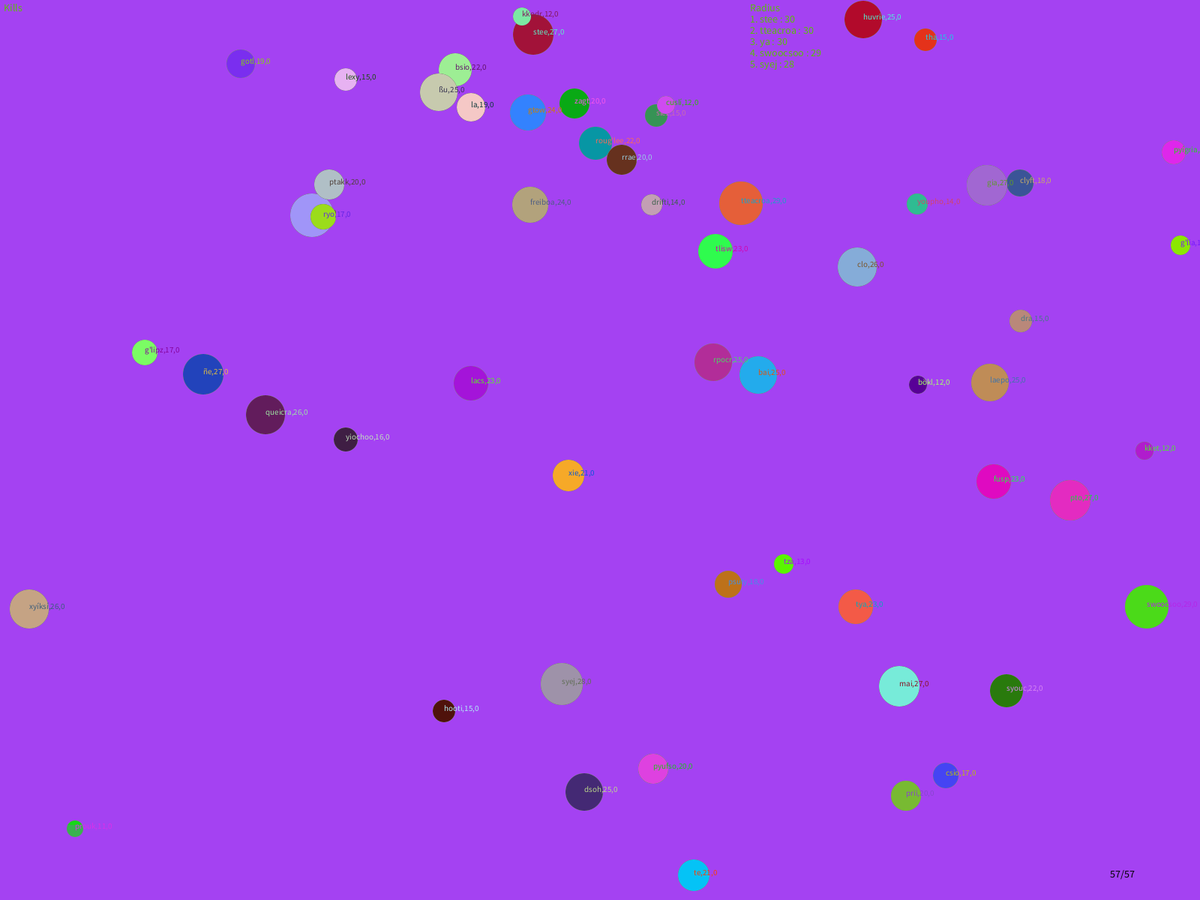
Frame 1 (no input)
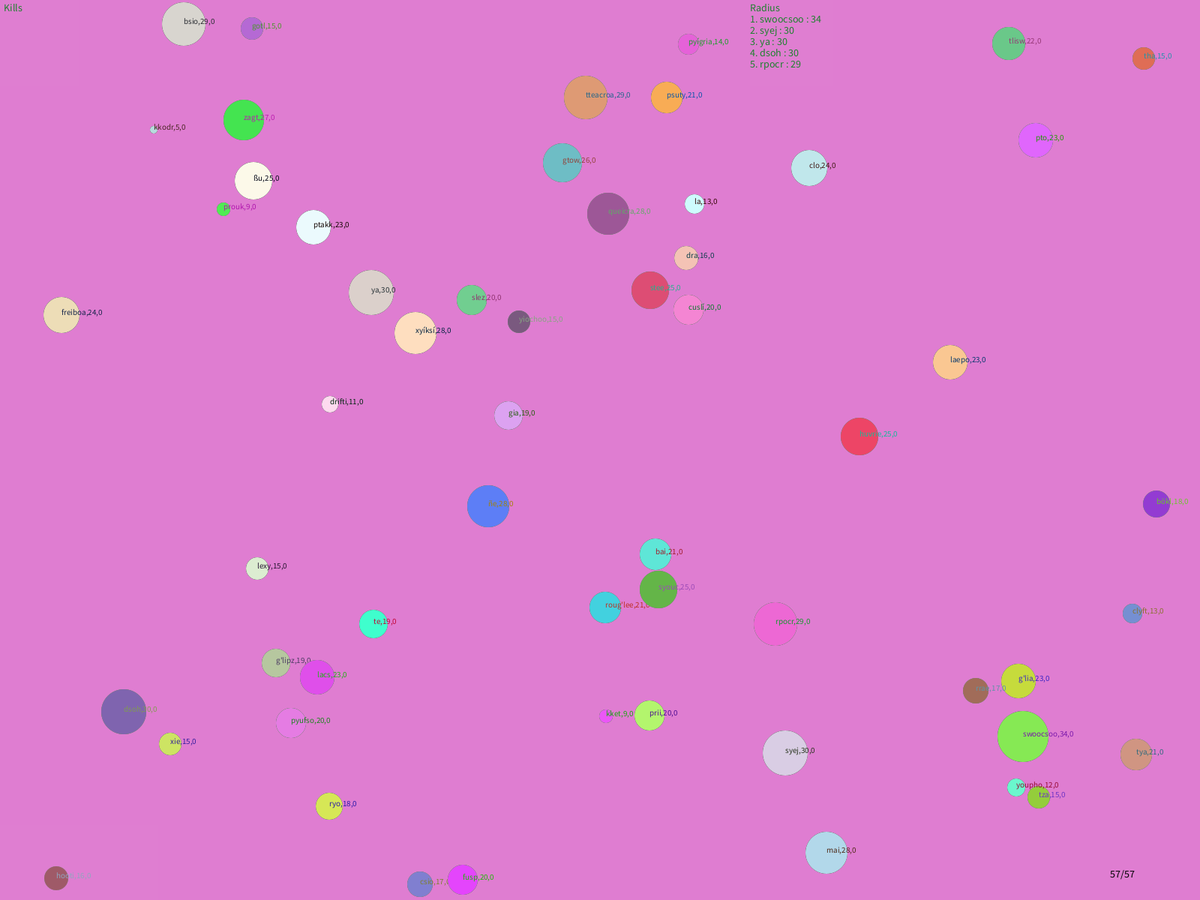
Frame 60 (the mouse pressed at the canvas centre just before this capture)
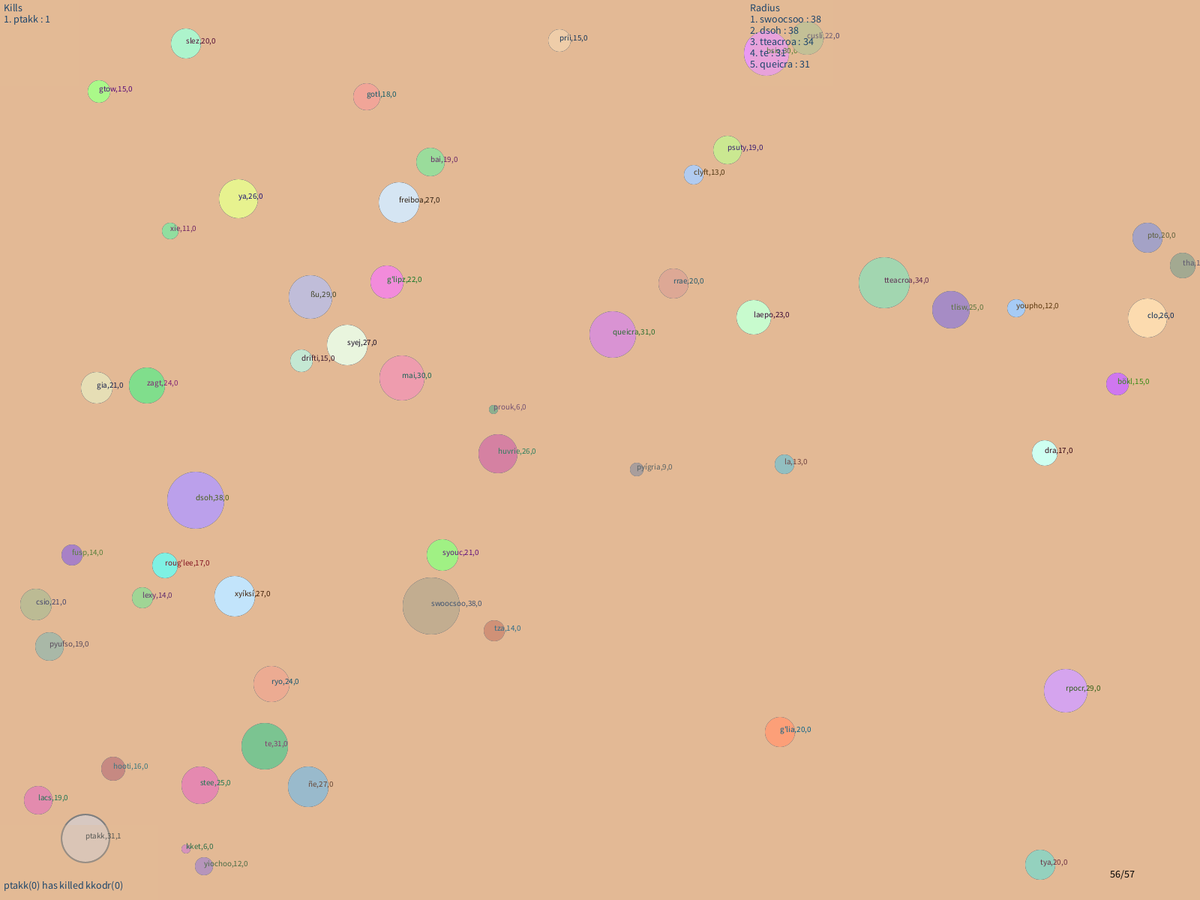
Frame 120 (the mouse held since frame 60 and released just before this capture)

The Processing sketch that drew these frames (run headless with seeded random() and noise(); from frame 60 on, the mouse is pressed at the canvas centre):

// Processing sketch: GeneralizedScreensaver
// ── GeneralizedScreensaver.pde
//ball variables
//int[][] p = {{0, 0}, {0, 0}, {0, 0}, {0, 0}, {0, 0},/*5*/ {0, 0}, {0, 0}, {0, 0}, {0, 0}, {0, 0},/*10*/ {0, 0}, {0, 0}, {0, 0}, {0, 0}, {0, 0}, /*15*/{0, 0}, {0, 0}, {0, 0}, {0, 0}, {0, 0},/*20*/ {0, 0}, {0, 0}, {0, 0}, {0, 0}, {0, 0}, /*25*/{0, 0}, {0, 0}, {0, 0}, {0, 0}, {0, 0}, /*30*/{0, 0}, {0, 0}, {0, 0}, {0, 0}, {0, 0},/*35*/ {0, 0}, {0, 0}, {0, 0}, {0, 0}, {0, 0}/*40*/};
/*int[][] v = {{1, 1}, {1, 1}, {1, 1}, {1, 1}, {1, 1}, {1, 1}, {1, 1}, {1, 1}, {1, 1}, {1, 1}, {1, 1}, {1, 1}, {1, 1}, {1, 1}, {1, 1}, {1, 1}, {1, 1}, {1, 1}, {1, 1}, {1, 1}, {1, 1}, {1, 1}, {1, 1}, {1, 1}, {1, 1}, {1, 1}, {1, 1}, {1, 1}, {1, 1}, {1, 1}, {1, 1}, {1, 1}, {1, 1}, {1, 1}, {1, 1}, {1, 1}, {1, 1}, {1, 1}, {1, 1}, {1, 1}};
int[][] nv = {{1, 1}, {1, 1}, {1, 1}, {1, 1}, {1, 1}, {1, 1}, {1, 1}, {1, 1}, {1, 1}, {1, 1}, {1, 1}, {1, 1}, {1, 1}, {1, 1}, {1, 1}, {1, 1}, {1, 1}, {1, 1}, {1, 1}, {1, 1}, {1, 1}, {1, 1}, {1, 1}, {1, 1}, {1, 1}, {1, 1}, {1, 1}, {1, 1}, {1, 1}, {1, 1}, {1, 1}, {1, 1}, {1, 1}, {1, 1}, {1, 1}, {1, 1}, {1, 1}, {1, 1}, {1, 1}, {1, 1}};
int[][] cv = {{1, 1, 1}, {1, 1, 1}, {1, 1, 1}, {1, 1, 1}, {1, 1, 1}, {1, 1, 1}, {1, 1, 1}, {1, 1, 1}, {1, 1, 1}, {1, 1, 1}, {1, 1, 1}, {1, 1, 1}, {1, 1, 1}, {1, 1, 1}, {1, 1, 1}, {1, 1, 1}, {1, 1, 1}, {1, 1, 1}, {1, 1, 1}, {1, 1, 1}, {1, 1, 1}, {1, 1, 1}, {1, 1, 1}, {1, 1, 1}, {1, 1, 1}, {1, 1, 1}, {1, 1, 1}, {1, 1, 1}, {1, 1, 1}, {1, 1, 1}, {1, 1, 1}, {1, 1, 1}, {1, 1, 1}, {1, 1, 1}, {1, 1, 1}, {1, 1, 1}, {1, 1, 1}, {1, 1, 1}, {1, 1, 1}, {1, 1, 1}};
int[][] c = {{0, 0, 0}, {0, 0, 0}, {0, 0, 0}, {0, 0, 0}, {0, 0, 0}, {0, 0, 0}, {0, 0, 0}, {0, 0, 0}, {0, 0, 0}, {0, 0, 0}, {0, 0, 0}, {0, 0, 0}, {0, 0, 0}, {0, 0, 0}, {0, 0, 0}, {0, 0, 0}, {0, 0, 0}, {0, 0, 0}, {0, 0, 0}, {0, 0, 0}, {0, 0, 0}, {0, 0, 0}, {0, 0, 0}, {0, 0, 0}, {0, 0, 0}, {0, 0, 0}, {0, 0, 0}, {0, 0, 0}, {0, 0, 0}, {0, 0, 0}, {0, 0, 0}, {0, 0, 0}, {0, 0, 0}, {0, 0, 0}, {0, 0, 0}, {0, 0, 0}, {0, 0, 0}, {0, 0, 0}, {0, 0, 0}, {0, 0, 0}};
int[] m = {0, 0, 0, 0, 0, 0, 0, 0, 0, 0, 0, 0, 0, 0, 0, 0, 0, 0, 0, 0, 0, 0, 0, 0, 0, 0, 0, 0, 0, 0, 0, 0, 0, 0, 0, 0, 0, 0, 0, 0};
int[] r = {0, 0, 0, 0, 0, 0, 0, 0, 0, 0, 0, 0, 0, 0, 0, 0, 0, 0, 0, 0, 0, 0, 0, 0, 0, 0, 0, 0, 0, 0, 0, 0, 0, 0, 0, 0, 0, 0, 0, 0};
int[] kills = {0, 0, 0, 0, 0, 0, 0, 0, 0, 0, 0, 0, 0, 0, 0, 0, 0, 0, 0, 0, 0, 0, 0, 0, 0, 0, 0, 0, 0, 0, 0, 0, 0, 0, 0, 0, 0, 0, 0, 0};
int[] karma = {0, 0, 0, 0, 0, 0, 0, 0, 0, 0, 0, 0, 0, 0, 0, 0, 0, 0, 0, 0, 0, 0, 0, 0, 0, 0, 0, 0, 0, 0, 0, 0, 0, 0, 0, 0, 0, 0, 0, 0};
String[] names = {"","","","","","","","","","","","","","","","","","","","","","","","","","","","","","","","","","","","","","","",""};
*/
ArrayList<Ball> Balls = new ArrayList<Ball>();
//background
int[] bv = {1, 1, 1};
int[] b = {int(random(255)), int(random(255)), int(random(255))};
//other
String[] vowels = {"a", "a", "a", "e", "e","e","i","i","o","o","o","u","u","y","ae","ai","ee","ea","ei","ia","ie","ii","io","oa","oo","ou","í","ö", "ø" };
String[] consonants = {"b","c","d","f","g","h","j","k","l","m","n","p","qu","r","s","t","v","w","x","y","z","br","bs","cr","ch","cs","cl","dr","ds","fr","ft","fs","cl","gr","cl","gs","gt","kl","ks","nt","pr","ps","pt","ph","pz","py","rr","rt","ry","rp","st","ss","sp","sl","sy","sw","tr","tt","tl","tz","ty","th","vr","wr","xy","g'l","kk","t","b","r","c","s","ps","pt","nn","p","ñ","ç","ß"};
int dir = 1;
int start = 0;
int end = 60;
int boardlen = 5;
StringList events = new StringList();
int speedcoef = 15;
void setup() {
  fullScreen();
  //size(1920,1080);
  int change = int(random(-6, 6));
  print(change);
  end += change;
  if (end < 2) end = 2;
  if (Balls.isEmpty()) Balls.add(new Ball());
  for (int i = Balls.size(); i < end; i++){
    Balls.add(new Ball());
  }
  for (int i = 0; i < Balls.size(); i++){
    Balls.get(i).reset();
  }
  //if (end > p.length) end = p.length;
  //for (int i = 0; i < end; i++){
  //  if (Balls.get(i).kills != 0) {
  //    Balls.get(i).karma += 1;
  //    Balls.get(i).kills -= 1;
  //  } else {
  //    Balls.get(i).p[0] = int(random(Balls.get(i).r, width-Balls.get(i).r));
  //    Balls.get(i).p[1] = int(random(Balls.get(i).r, height-Balls.get(i).r));
  //    Balls.get(i).c[0] = int(random(255));
  //    Balls.get(i).c[1] = int(random(255));
  //    Balls.get(i).c[2] = int(random(255));
  //    //Balls.get(i).m = int(random(9))+1;
  //    Balls.get(i).m = 1;
  //    Balls.get(i).name = "";
  //    int nl = int(random(2, 5));
  //    for (int j = 0; j < nl; j++){
  //      Balls.get(i).name += j%2==0?consonants[int(random(consonants.length))] : vowels[int(random(vowels.length))];;
  //    }
  //  }
  //  Balls.get(i).r = 20 + int(random(-10, 10)) + Balls.get(i).karma;
    
  //}
  //rectMode(CENTER);
  events.clear();
  background(b[0], b[1], b[2]);
}

void draw() {
  background(b[0], b[1], b[2]);
  //noStroke();
  massRot();
  //nv = v;
  for (Ball i : Balls){
    i.nv = i.v;
  }
  dir = -dir;
  start = dir == 1 ? 0 : end - 1;
  if(count() == 1) setup();
  textSize(11);
  for (int i = start; dir == 1 ? i < end : i > -1; i+=dir){
    float[] v = mathforconvertingradianstoaunitvector(Balls.get(i).v);
    if (Balls.get(i).r > 0){
      noStroke();
      fill(255-b[0], 255-b[1], 255-b[2], 128);
      ellipse(Balls.get(i).p[0], Balls.get(i).p[1], (Balls.get(i).r+Balls.get(i).kills*2+Balls.get(i).karma*2)*2, (Balls.get(i).r+Balls.get(i).kills*2+Balls.get(i).karma*2)*2);
      fill(255-Balls.get(i).c[0], 255-Balls.get(i).c[1], 255-Balls.get(i).c[2]);
      ellipse(Balls.get(i).p[0], Balls.get(i).p[1], (Balls.get(i).r+Balls.get(i).karma*2)*2, (Balls.get(i).r+Balls.get(i).karma*2)*2);
      //stroke(0);
      fill(Balls.get(i).c[0], Balls.get(i).c[1], Balls.get(i).c[2]);
      ellipse(Balls.get(i).p[0], Balls.get(i).p[1], Balls.get(i).r*2, Balls.get(i).r*2);
      fill(0);
      fill(255-Balls.get(i).c[0], 255-Balls.get(i).c[1], 255-Balls.get(i).c[2]);
      if (Balls.get(i).r != 0) text(Balls.get(i).name+","+Balls.get(i).r+","+Balls.get(i).kills, Balls.get(i).p[0], Balls.get(i).p[1]);
      Balls.get(i).m = Balls.get(i).kills*speedcoef + speedcoef;
      for (int j = start; dir == 1 ? j < end : j > -1; j+=dir){
        if (j != i && Balls.get(j).r != 0) {
          Balls.get(i).bounce(Balls.get(j));
          colorBounce(i, j);
        }
      }
      Balls.get(i).v = Balls.get(i).nv;
      v = mathforconvertingradianstoaunitvector(Balls.get(i).v);
      if (Balls.get(i).p[0]+Balls.get(i).r +v[0]*Balls.get(i).m > width){ 
       v[0] = -abs(v[0]);
        //Balls.get(i).m = int(random(2)*Balls.get(i).m+1);
        //Balls.get(i).m++;
      }
      if (Balls.get(i).p[0]-Balls.get(i).r +v[0]*Balls.get(i).m < 0){ 
       v[0] = abs(v[0]);
        //Balls.get(i).m = int(random(2)*Balls.get(i).m+1);
        //Balls.get(i).m++;
      }
      if (Balls.get(i).p[1]+Balls.get(i).r +v[1]*Balls.get(i).m > height){ 
       v[1] = -abs(v[1]);
        //Balls.get(i).m = int(random(2)*Balls.get(i).m+1);
        //Balls.get(i).m++;
      }
      if (Balls.get(i).p[1]-Balls.get(i).r +v[1]*Balls.get(i).m < 0){ 
       v[1] = abs(v[1]);
        //Balls.get(i).m = int(random(2)*Balls.get(i).m+1);
        //Balls.get(i).m++;
      }
    if (Balls.get(i).c[0] + Balls.get(i).cv[0] > 255) Balls.get(i).cv[0] = -1;
    if (Balls.get(i).c[0] + Balls.get(i).cv[0] < 0) Balls.get(i).cv[0] = 1;
    if (Balls.get(i).c[1] + Balls.get(i).cv[1] > 255) Balls.get(i).cv[1] = -1;
    if (Balls.get(i).c[1] + Balls.get(i).cv[1] < 0) Balls.get(i).cv[1] = 1;
    if (Balls.get(i).c[2] + Balls.get(i).cv[2] > 255) Balls.get(i).cv[2] = -1;
    if (Balls.get(i).c[2] + Balls.get(i).cv[2] < 0) Balls.get(i).cv[2] = 1;
    Balls.get(i).p[0] +=v[0]*Balls.get(i).m;
    Balls.get(i).p[1] +=v[1]*Balls.get(i).m;
    Balls.get(i).c[0] += Balls.get(i).cv[0];
    Balls.get(i).c[1] += Balls.get(i).cv[1];
    Balls.get(i).c[2] += Balls.get(i).cv[2];
    }  
    Balls.get(i).v = unitvectortoradians(v);
  }
  if (b[0] + bv[0] > 255) bv[0] = -1;
  if (b[0] + bv[0] < 0) bv[0] = 1;
  if (b[1] + bv[1] > 255) bv[1] = -1;
  if (b[1] + bv[1] < 0) bv[1] = 1;
  if (b[2] + bv[2] > 255) bv[2] = -1;
  if (b[2] + bv[2] < 0) bv[2] = 1;
  b[0] += bv[0];
  b[1] += bv[1];
  b[2] += bv[2];
  fill(b[0], b[1], b[2], 64);
  rect(0,0, 105, 115);
  rect(1000, 0, 110, 115);
  rect(1800, 0, 190, 115);
  rect(0,height, 210, -100);
  rect(1790,height-15,60, -40); 
  fill(0);
  textSize(14);
  text(count()+"/"+end, width-120, height-30);
  fill(255-b[0], 255-b[1], 255-b[2]);
  String[] killcount = rank("kills", boardlen);
  text("Kills", 5, 15);
  for(int i = 0; i < boardlen; i++) text(killcount[i], 5, 30+i*15);
  String[] sizecount = rank("r", boardlen);
  text("Radius", 1000, 15);
  for(int i = 0; i < boardlen; i++) text(sizecount[i], 1000, 30+i*15);
  text("Karma", 1800, 15);
  String[] speedcount = rank("karma", boardlen);
  for(int i = 0; i < boardlen; i++) text(speedcount[i], 1800, 30+i*15);
  for (int i = events.size(); i > 0; i--){
    text(events.get(i-1), 5, height-15*(events.size()+1-i));
  }
}

//void bounce(int b1, int b2){
//  if (dist(p[b2][0]+v[b2][0]*m[b2], p[b2][1]+v[b2][1]*m[b2], p[b1][0]+v[b1][0]*m[b1], p[b1][1]+v[b1][1]*m[b1]) < r[b1]+r[b2]){
//    int rand1 = int(sqrt(int(random(r[b1]))));
//    int rand2 = int(sqrt(int(random(r[b2]))));
//    int steal = abs(rand1-rand2);
//    if (r[b2] < int(sqrt(r[b1]))) steal = r[b2];
//    if (r[b2] > 0){
//      for (int i = 1; r[b2] > 0 && i <= steal; i++){
//        r[b1]++;
//        r[b2]--;
//      }
//      if (r[b2] <= 0){
//        events.append(names[b1] +"("+kills[b1]+ ") has killed " + names[b2]+"("+kills[b2]+")");
//        if(events.size()>boardlen) events.remove(0);
//          kills[b1]++;
//      }    
//      double eaten = (p[b2][0]+v[b2][0]*m[b2]-p[b1][0]+v[b1][0]*m[b1]) == 0 ? 0:atan((p[b2][1]+v[b2][1]*m[b2]-p[b1][1]+v[b1][1]*m[b1])/(p[b2][0]+v[b2][0]*m[b2]-p[b1][0]+v[b1][0]*m[b1]));
//      if (eaten < - PI/3) {
//        nv[b1][1] = -v[b1][1];
//      } else if (eaten < -PI / 6) {
//        nv[b1][1] = -v[b1][1];
//        nv[b1][0] = -v[b1][0];
//      }else if (eaten < PI/6){
//        nv[b1][0] = -v[b1][0];
//      } else if (eaten < PI/3){
//        nv[b1][1] = -v[b1][1];
//        nv[b1][0] = -v[b1][0];
//      } else {
//        nv[b1][1] = -v[b1][1];
//      }
//      //m[b1] = int(random(1, 2)*m[b1]+1);
//      //m[b1]++;
//    }
//  }
//}
void colorBounce(int c1, int c2){
  if (Balls.get(c1).c[0] == Balls.get(c2).c[0] && Balls.get(c1).c[1] == Balls.get(c2).c[1] && Balls.get(c1).c[2] == Balls.get(c2).c[2]){
    for(int i = 0; i < 3; i++){
      if(Balls.get(c1).cv[i] != Balls.get(c2).cv[i]){
        Balls.get(c1).cv[i] = -Balls.get(c1).cv[i];
      }
    }
  }
}

//int[] rotateU(int[] source){
//  int[] nw = new int[end];
//  for (int i = 0; i < end; i++){
//    nw[(i+1)%(end)] = source[i];
//  }
//  return nw;
//}
//int[][] rotateN(int[][] source){
//  int[][] nw = new int[end][source[0].length];
//  for (int i = 0; i < end; i++){
//    nw[(i+1)%(end)] = source[i];
//  }
//  return nw;
//}

//String[] rotateS(String[] source){
//  String[] nw = new String[end];
//  for (int i = 0; i < end; i++){
//    nw[(i+1)%(end)] = source[i];
//  }
//  return nw;
//}

void massRot(){
  ArrayList<Ball> newBalls = new ArrayList<Ball>();
  for (int i = 0; i < end; i++){
    newBalls.add(Balls.get((i+9)%(end)));
  }
  Balls = newBalls;
}

int count(){
  int total = 0;
  for(int i = 0; i < Balls.size(); i++){
    if (Balls.get(i).r > 0) total++;
  }
  return total;
}

String[] rank(String stt, int amount){
  int[] stat = new int[end];
  for (int i = 0; i < end; i++){
    switch(stt){
      case "kills":
        stat[i] = Balls.get(i).kills;
        break;
      case "r":
        stat[i] = Balls.get(i).r;
        break;
      case "karma":
        stat[i] = Balls.get(i).karma;
        break;
    }
  }
  String[] ranks = new String[amount];
  int[] maxes = new int[amount];
  for (int i = 0; i < amount; i++){
    int[] max = {0, -1};
    for (int j = 0; j < end; j++){
      boolean done = false;
      for (int m = 0; m < maxes.length; m++){
        if (maxes[m] == j) done = true;
      }
      if (stat[j] > max[0] && !done && stat[j] != 0 && Balls.get(j).r != 0) {
        max[0] = stat[j];
        max[1] = j;
      }
    }
    ranks[i] = max[1] == -1 ? "  ":((i+1)+". "+Balls.get(max[1]).name + " : " + max[0]);
    maxes[i] = max[1];
  }
  return ranks;
}

float[] mathforconvertingradianstoaunitvector(float radians){
  float[] uv = new float[2];
  uv[0] = cos(radians);
  uv[1] = sin(radians);
  return uv;
}

float unitvectortoradians(float[] uv) {
  return atan2(uv[1], uv[0]);
}

// ── Ball.pde
class Ball {
  int[] p = {0, 0};
  float v = 0;
  float nv = 0;
  int[] cv = {1, 1, 1};
  int[] c = {0, 0, 0};
  int m = 1;
  int r = 10;
  int kills = 0;
  int karma = 0;
  String name = "";

  Ball() {
    
    kills = 0;
    karma = 0;
    reset();
  }
  
  void reset() {
    if(kills > 0){
      kills--;
      karma++;
    } else{
      
      c[0] = int(random(255));
      c[1] = int(random(255));
      c[2] = int(random(255));
      name = "";
      int nl = int(random(2, 5));
      for (int j = 0; j < nl; j++){
        this.name += j%2==0?consonants[int(random(consonants.length))] : vowels[int(random(vowels.length))];;
      }
    }
    r = 20 + int(random(-10, 10)) + karma;
    p[0] = int(random(this.r, width-r));
    p[1] = int(random(this.r, height-r));
    v = random(TWO_PI);
    //m[i] = int(random(9))+1;
    m = 1;     
  }
  
  void bounce(Ball b) {
    float[] v1 = mathforconvertingradianstoaunitvector(v);
    float[] v2 = mathforconvertingradianstoaunitvector(b.v);
    if (dist(b.p[0]+v2[0]*b.m, b.p[1]+v2[1]*b.m, p[0]+v1[0]*m, p[1]+v1[1]*m) < r+b.r){
    int rand1 = int(sqrt(int(random(r))));
    int rand2 = int(sqrt(int(random(b.r))));
    int steal = abs(rand1-rand2);
    if (b.r < int(sqrt(r))) steal = b.r;
    if (b.r > 0){
      for (int i = 1; b.r > 0 && i <= steal; i++){
        r++;
        b.r--;
      }
      if (b.r <= 0){
        events.append(name +"("+kills+ ") has killed " + b.name+"("+b.kills+")");
        if(events.size()>boardlen) events.remove(0);
          kills++;
      }    
      /*double eaten = (b.p[0]+v2[0]*b.m-p[0]+v1[0]*m) == 0 ? 0:atan((b.p[1]+v2[1]*b.m-p[1]+v1[1]*m)/(b.p[0]+v2[0]*b.m-p[0]+v1[0]*m));
      if (eaten < - PI/3) {
        nv1[1] = -v1[1];
      } else if (eaten < -PI / 6) {
        nv1[1] = -v1[1];
        nv1[0] = -v1[0];
      }else if (eaten < PI/6){
        nv1[0] = -v1[0];
      } else if (eaten < PI/3){
        nv1[1] = -v1[1];
        nv1[0] = -v1[0];
      } else {
        nv1[1] = -v1[1];
      }
      //m = int(random(1, 2)*m+1);
      //m++;*/
      float eatan = (b.p[0]+v2[0]*b.m == p[0]+v1[0]*m) ? 0 : atan((b.p[1]+v2[1]*b.m-p[1]+v1[1]*m)/(b.p[0]+v2[0]*b.m-p[0]+v1[0]*m));
      nv = ((v - PI) + 2*(eatan - (v - PI))) % TWO_PI;
    }
    
    }
  }
}
